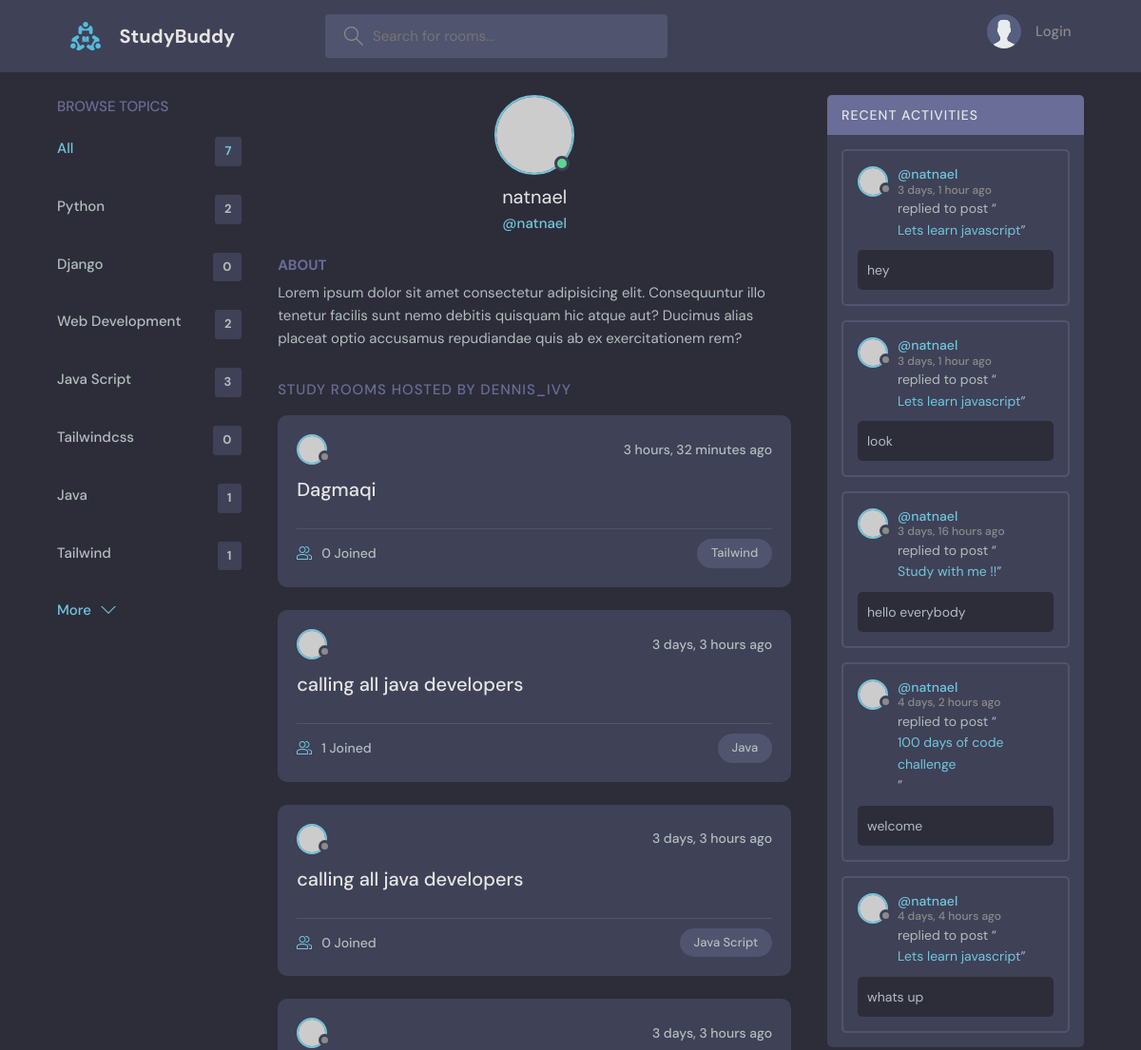
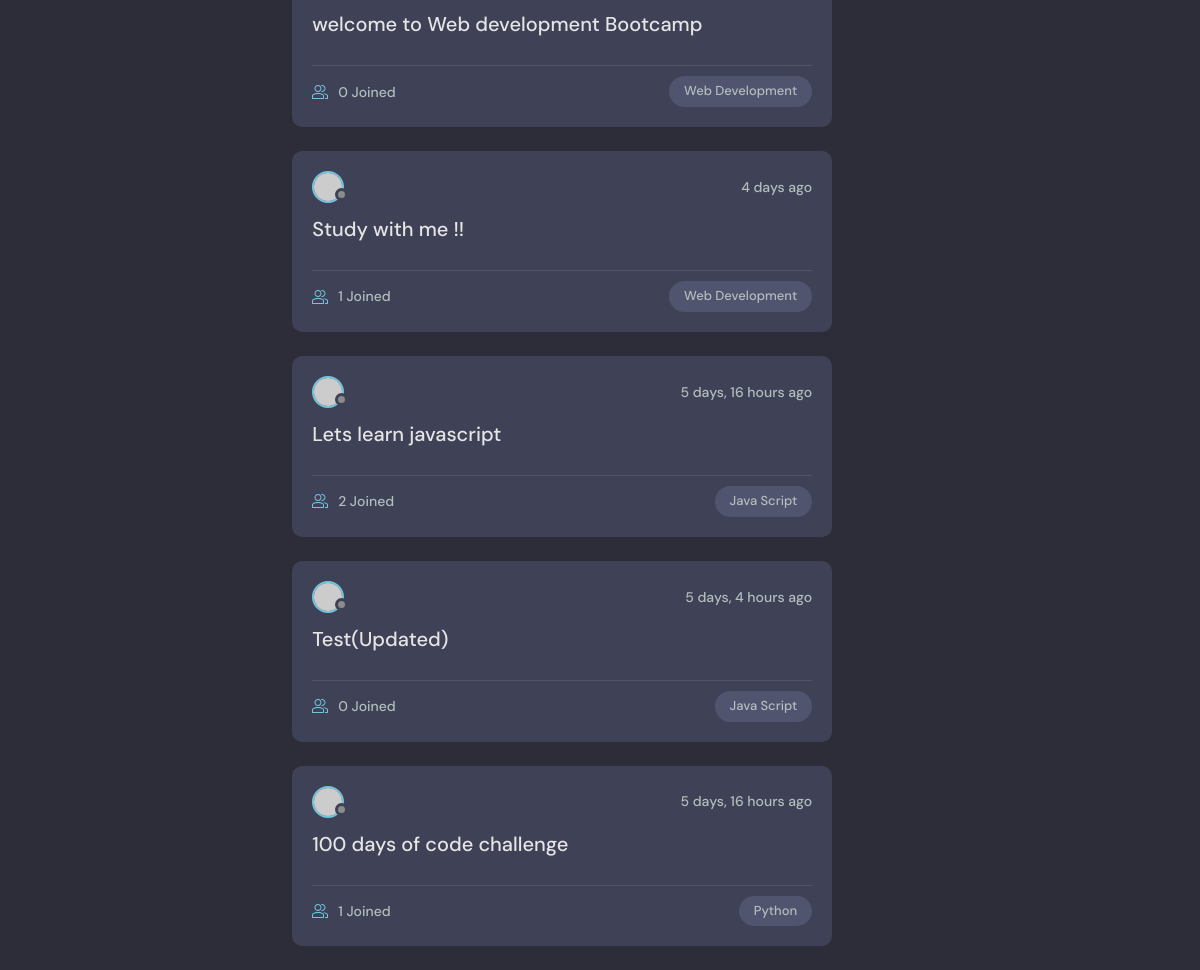
Page /profile/1/ on the committed database (2 pictures, top to bottom).
### base/models.py (models this page shows, shortened)
class Topic(models.Model):
    name = models.CharField(max_length=200)

class Room(models.Model):
    host = models.ForeignKey(User, on_delete=models.SET_NULL, null=True)
    topic = models.ForeignKey(Topic, on_delete=models.SET_NULL, null=True)
    name = models.CharField(max_length=200)
    description = models.TextField(null=True, blank=True)
    participants = models.ManyToManyField(
        User, related_name='participants', blank=True)
    updated = models.DateTimeField(auto_now=True)
    created = models.DateTimeField(auto_now_add=True)
    class Meta:
        ordering = ['-updated', '-created']
    def __str__(self):
        return self.name

class Message(models.Model):
    user = models.ForeignKey(User, on_delete=models.CASCADE)
    room = models.ForeignKey(Room, on_delete=models.CASCADE)
    body = models.TextField()
    updated = models.DateTimeField(auto_now=True)
    created = models.DateTimeField(auto_now_add=True)
    class Meta:
        ordering = ['-updated', '-created']

### base/views.py (the view)
# urls.py: path('profile/<str:pk>/', views.userProfile, name="user-profile"),
def userProfile(request, pk):
    user = User.objects.get(id=pk)
    rooms = user.room_set.all()
    room_messages = user.message_set.all()
    topics = Topic.objects.all()
    context = {'user': user, 'rooms': rooms, 'room_messages': room_messages, 'topics': topics}
    return render(request, 'base/profile.html', context)

### base/templates/base/profile.html (shortened to what this page needs)
{% extends "main.html" %}
{% block content %}
  <main class="profile-page layout layout--3">
    <div class="container">
     {% include 'base/topics_component.html' %}
      <div class="roomList">
        <div class="profile">
          <div class="profile__avatar">
            <div class="avatar avatar--large active">
              <img src="https://randomuser.me/api/portraits/men/11.jpg" />
            </div>
          </div>
          <div class="profile__info">
            <h3>{{user.username}}</h3>
            <p>@{{user.username}}</p>
          </div>
          <div class="profile__about">
            <h3>About</h3>
            <p>
              Lorem ipsum dolor sit amet consectetur adipisicing elit. Consequuntur illo tenetur
              facilis sunt nemo debitis quisquam hic atque aut? Ducimus alias placeat optio
              accusamus repudiandae quis ab ex exercitationem rem?
            </p>
          </div>
        </div>
        <div class="roomList__header">
          <div>
            <h2>Study Rooms Hosted by dennis_ivy</a>
            </h2>
          </div>
        </div>
        {% include 'base/feed_component.html' %}
      </div>
      {% include 'base/activity_component.html' %}
    </div>
  </main>
{% endblock content%}

### templates/main.html (shortened to what this page needs)
<!DOCTYPE html>
{% load static %}
<html lang="en">
  <head>
    <link rel="stylesheet" href="{% static 'styles/style.css'%}" />
  </head>
  <body>
    {% include 'navbar.html' %}
    {% block content %}
    {% endblock %}
  </body>
</html>

### templates/navbar.html (shortened to what this page needs)
{% load static %}
<header class="header header--loggedIn">
  <div class="container">
    <a href="{%url 'home' %}" class="header__logo">
      <img src="{% static 'images/logo.svg'%} " />
      <h1>StudyBuddy</h1>
    </a>
    <form class="header__search" method="GET" action="{%url 'home'%}">
      <label>
        <input name="q" placeholder="Search for rooms..." />
      </label>
    </form>
    <nav class="header__menu">
      {% if request.user.is_authenticated %}
      <div class="header__user">
        <a href="{% url 'update-user' %}">
          <div class="avatar avatar--medium active">
            <img src="https://randomuser.me/api/portraits/men/37.jpg" />
          </div>
          <p>
            {{request.user.username}} <span>@{{request.user.username}}</span>
          </p>
        </a>
        <button class="dropdown-button">
          <svg
            version="1.1"
            xmlns="http://www.w3.org/2000/svg"
            width="32"
            height="32"
            viewBox="0 0 32 32"
          >
            <title>chevron-down</title>
            <path d="M16 21l-13-13h-3l16 16 16-16h-3l-13 13z"></path>
          </svg>
        </button>
      </div>
      {% else %}
      <a href="{%url 'login'%}">
        <img src="{% static 'images/avatar.svg'%} " />
        <p>Login</p>
      </a>
      {% endif %}
    </nav>
  </div>
</header>

### base/templates/base/topics_component.html
<div class="topics">
  <div class="topics__header">
    <h2>Browse Topics</h2>
  </div>
  <ul class="topics__list">
    <li>
      <a href="{% url 'home' %}" class="active">All <span>{{ topics.count }}</span></a>
    </li>
    {% for topic in topics %}
    <li>
      <a href="{% url 'home' %}?q={{ topic.name }}">{{ topic.name }}<span>{{ topic.room_set.all.count }}</span></a>
    </li>
    {% endfor %}
  </ul>
  <a class="btn btn--link" href="{% url 'topics' %}">
    More
    <svg
      version="1.1"
      xmlns="http://www.w3.org/2000/svg"
      width="32"
      height="32"
      viewBox="0 0 32 32"
    >
      <title>chevron-down</title>
      <path d="M16 21l-13-13h-3l16 16 16-16h-3l-13 13z"></path>
    </svg>
  </a>
</div>

### base/templates/base/feed_component.html (shortened to what this page needs)
{% for room in rooms %}
<div class="roomListRoom">
  <div class="roomListRoom__header">
    <a href="{% url 'user-profile' room.host.id%}" class="roomListRoom__author">
      <div class="avatar avatar--small">
        <img src="https://randomuser.me/api/portraits/women/11.jpg" />
      </div>
    </a>
    <div class="roomListRoom__actions">
      <span>{{room.created|timesince}} ago</span>
    </div>
  </div>
  <div class="roomListRoom__content">
    <a href="{% url 'room' room.id %}">{{room.name}}</a>
  </div>
  <div class="roomListRoom__meta">
    <a href="{% url 'room' room.id %}" class="roomListRoom__joined">
      {{room.participants.all.count}} Joined
    </a>
    <p class="roomListRoom__topic">{{room.topic.name}}</p>
  </div>
</div>
{% endfor %}

### base/templates/base/activity_component.html (shortened to what this page needs)
<div class="activities">
  <div class="activities__header">
    <h2>Recent Activities</h2>
  </div>
  {% for message in room_messages %}
  <div class="activities__box">
    <div class="activities__boxHeader roomListRoom__header">
      <a
        href="{% url 'user-profile' message.user.id %}"
        class="roomListRoom__author"
      >
        <div class="avatar avatar--small">
          <img src="https://randomuser.me/api/portraits/women/11.jpg" />
        </div>
        <p>
          @{{ message.user }}
          <span> {{ message.created | timesince }} ago</span>
        </p>
      </a>
    </div>
    <div class="activities__boxContent">
      <p>
        replied to post “<a href="{% url 'room' message.room.id%}"
          >{{message.room}}</a
        >”
      </p>
      <div class="activities__boxRoomContent">{{message.body}}</div>
    </div>
  </div>
  {% endfor %}
</div>

### rows in the picture
Topic: name "Python", room_set.all.count "2"
Topic: name "Django", room_set.all.count "0"
Topic: name "Web Development", room_set.all.count "2"
Topic: name "Java Script", room_set.all.count "3"
Topic: name "Tailwindcss", room_set.all.count "0"
Topic: name "Java", room_set.all.count "1"
Topic: name "Tailwind", room_set.all.count "1"
Room: created "3 hours, 32 minutes", name "Dagmaqi", participants.all.count "0", topic.name "Tailwind"
Room: created "3 days, 3 hours", name "calling all java developers", participants.all.count "1", topic.name "Java"
Room: created "3 days, 3 hours", name "calling all java developers", participants.all.count "0", topic.name "Java Script"
Room: created "3 days, 3 hours", name "welcome to Web development Bootcamp", participants.all.count "0", topic.name "Web Development"
Room: created "4 days", name "Study with me !!", participants.all.count "1", topic.name "Web Development"
Room: created "5 days, 16 hours", name "Lets learn javascript", participants.all.count "2", topic.name "Java Script"
Room: created "5 days, 4 hours", name "Test(Updated)", participants.all.count "0", topic.name "Java Script"
Room: created "5 days, 16 hours", name "100 days of code challenge", participants.all.count "1", topic.name "Python"
Message: user "natnael", created "3 days, 1 hour", room "Lets learn javascript", body "hey"
Message: user "natnael", created "3 days, 1 hour", room "Lets learn javascript", body "look"
Message: user "natnael", created "3 days, 16 hours", room "Study with me !!", body "hello everybody"
Message: user "natnael", created "4 days, 2 hours", room "100 days of code challenge", body "welcome"
Message: user "natnael", created "4 days, 4 hours", room "Lets learn javascript", body "whats up"

### other values in the picture
{{ topics.count }} "7"
{{ user.username }} "natnael"
